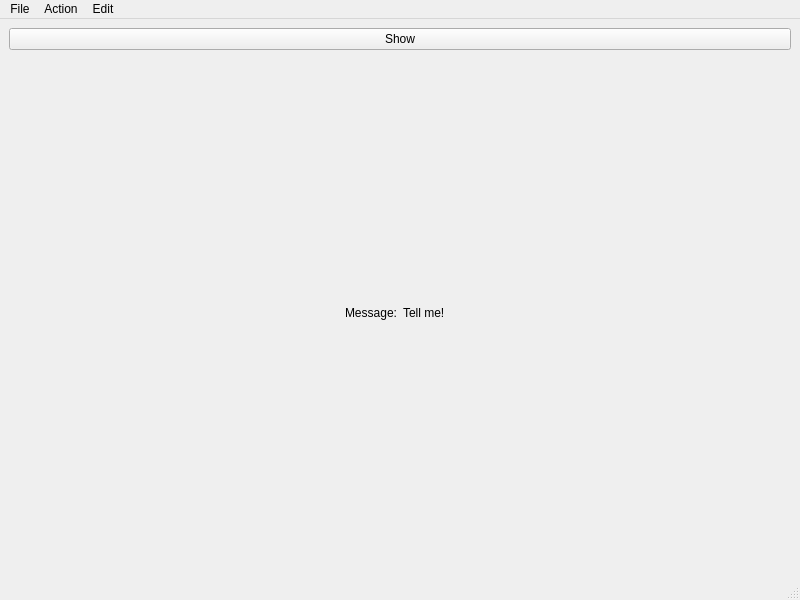
<?xml version="1.0" encoding="UTF-8"?>
<ui version="4.0">
 <class>MainWindow</class>
 <widget class="QMainWindow" name="MainWindow">
  <property name="geometry">
   <rect>
    <x>0</x>
    <y>0</y>
    <width>800</width>
    <height>600</height>
   </rect>
  </property>
  <property name="windowTitle">
   <string>MainWindow</string>
  </property>
  <widget class="QWidget" name="centralwidget">
   <layout class="QVBoxLayout" name="verticalLayout">
    <item>
     <widget class="QPushButton" name="pushButton">
      <property name="text">
       <string>Show</string>
      </property>
     </widget>
    </item>
    <item>
     <layout class="QHBoxLayout" name="horizontalLayout">
      <item>
       <widget class="QLabel" name="label">
        <property name="text">
         <string>Message:</string>
        </property>
        <property name="alignment">
         <set>Qt::AlignRight|Qt::AlignTrailing|Qt::AlignVCenter</set>
        </property>
       </widget>
      </item>
      <item>
       <widget class="QLabel" name="labelMessage">
        <property name="text">
         <string>Tell me!</string>
        </property>
       </widget>
      </item>
     </layout>
    </item>
   </layout>
  </widget>
  <widget class="QMenuBar" name="menubar">
   <property name="geometry">
    <rect>
     <x>0</x>
     <y>0</y>
     <width>800</width>
     <height>17</height>
    </rect>
   </property>
   <widget class="QMenu" name="menuFile">
    <property name="title">
     <string>File</string>
    </property>
    <addaction name="actionExit"/>
   </widget>
   <widget class="QMenu" name="menuAction">
    <property name="title">
     <string>Action</string>
    </property>
    <addaction name="actionWise_Saying"/>
   </widget>
   <widget class="QMenu" name="menuEdit">
    <property name="title">
     <string>Edit</string>
    </property>
    <addaction name="actionPaste"/>
   </widget>
   <addaction name="menuFile"/>
   <addaction name="menuAction"/>
   <addaction name="menuEdit"/>
  </widget>
  <widget class="QStatusBar" name="statusbar"/>
  <action name="actionExit">
   <property name="text">
    <string>Exit</string>
   </property>
  </action>
  <action name="actionWise_Saying">
   <property name="text">
    <string>Wise Saying</string>
   </property>
  </action>
  <action name="actionPaste">
   <property name="text">
    <string>Paste</string>
   </property>
  </action>
 </widget>
 <resources/>
 <connections>
  <connection>
   <sender>actionExit</sender>
   <signal>triggered()</signal>
   <receiver>MainWindow</receiver>
   <slot>close()</slot>
   <hints>
    <hint type="sourcelabel">
     <x>-1</x>
     <y>-1</y>
    </hint>
    <hint type="destinationlabel">
     <x>399</x>
     <y>299</y>
    </hint>
   </hints>
  </connection>
 </connections>
</ui>
